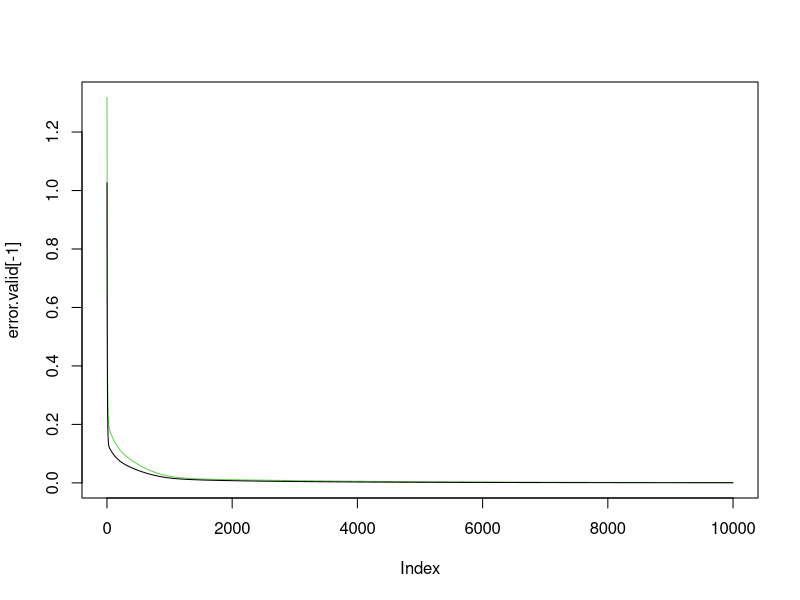
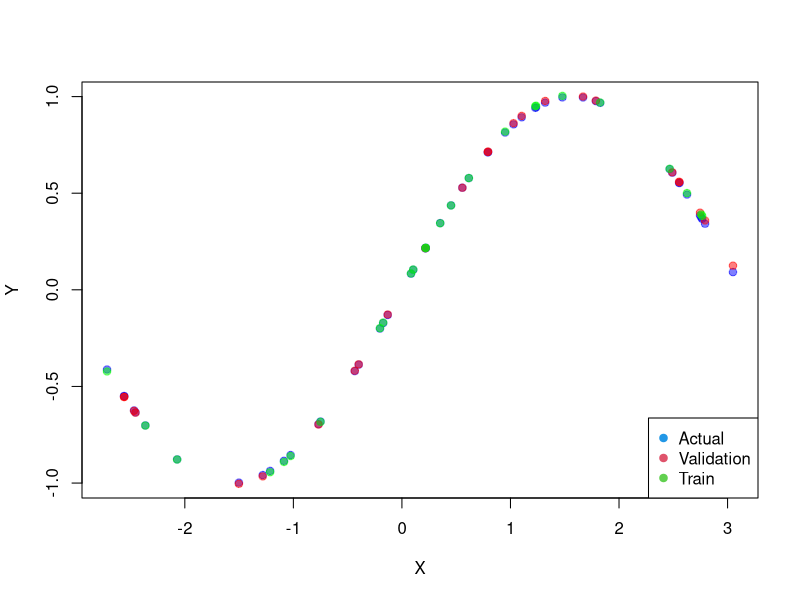

Generate these figures, in order, with R:
#### Custom Neuralnet - Iris Dataset
### Functions

## Returns the heaveside value
heaviside = function(z){
  return(ifelse(z>0, 1, 0))
}

### Setup
set.seed(12345)

# Ln function
nums = runif(50, 0.1, 10)
log = log(nums)
data.log = data.frame(x=nums, y=log)

# Heaviside function
nums = runif(50, -1, 1)
heav = heaviside(nums)
data.heav = data.frame(x=nums, y=heav)

# Quadratic function
nums = runif(50, -1, 1)
quad = nums^2
data.quad = data.frame(x=nums, y=quad)

# Absolute function
nums = runif(50, -5, 5)
abs = abs(nums)
data.abs = data.frame(x=nums, y=abs)

# Sine function
rad = runif(50, -pi, pi)
sin = sin(rad)
data.sin = data.frame(x=rad, y=sin)

# Data info
data = data.sin # feel free to change to other data set from above
n.data = dim(data)[1]
x.all = data$x
y.all = data$y

# Split into training and validation set
ids = sample(1:n.data, n.data/2)
train = data[ids,] # training
valid = data[-ids,] # validation
x.train = t(train$x)
x.valid = t(valid$x)
y.train = train$y
y.valid = valid$y

# init weights
w.j = runif(10, -1, 1)
b.j = runif(10, -1, 1)
w.k = runif(10, -1, 1)
b.k = runif(1, -1, 1)

n.train = dim(train)[1]
n.valid = dim(valid)[1]

learning.rate = 1/n.train #^2 # 1/25^2 which is in [1/n, 1/n^2]
n.iterations = 10000 # number of training iterations
error.train = numeric()
error.valid = numeric()
#error = numeric(n.iterations)

### Functions

### Implementation

for(n in 1:n.iterations){
  # error train
  z.j.train = tanh(w.j%*%x.train+b.j)
  y.k.train = w.k%*%z.j.train+b.k
  error.train[n] = 1/2*sum((y.k.train-y.train)^2)
  
  # error train, too slow
  #for(m in 1:n.train) {
  #  z.j <- tanh(w.j * train[m,]$rad + b.j)
  #  y.k <- sum(w.k * z.j) + b.k
  #  error[n] <- error[n] + (y.k - train[m,]$sin)^2
  #}
  # error[n] = error[n]/2
  
  # error validation
  z.j.valid = tanh(w.j%*%x.valid+b.j)
  y.k.valid = w.k%*%z.j.valid+b.k
  error.valid[n] = 1/2*sum((y.k.valid-y.valid)^2)
  
  cat("n: ", n, "| error.train: ", error.train[n], "| error.valid: ", error.valid[n], "\n")
  flush.console()
  
  for(i in 1:n.train){
    # forward propagation
    z.j = tanh(w.j*x.train[i]+b.j)
    y.k = sum(w.k*z.j)+b.k
    
    # backward propagation
    d.k = y.k-y.train[i]
    d.j = (1-z.j^2)*w.k*d.k
    
    # update weigths and biases
    b.k = b.k - learning.rate*d.k
    w.k = w.k - learning.rate*d.k*z.j
    b.j = b.j - learning.rate*d.j
    w.j = w.j - learning.rate*d.j*x.train[i]
  }
}

plot(error.valid[-1], type="l", col=3)
lines(error.train[-1], type="l", col=1)
#lines(error[-1], type="l", col=5)

plot(x.all, y.all, col=rgb(0,0,1,0.5), pch=19,
     xlab="X", ylab="Y")
points(x.valid, y.k.valid, col=rgb(1,0,0,0.5), pch=19)
points(x.train, y.k.train, col=rgb(0,1,0,0.5), pch=19)
legend("bottomright", legend=c("Actual", "Validation", "Train"), col=c(4, 2, 3), pch=19)
